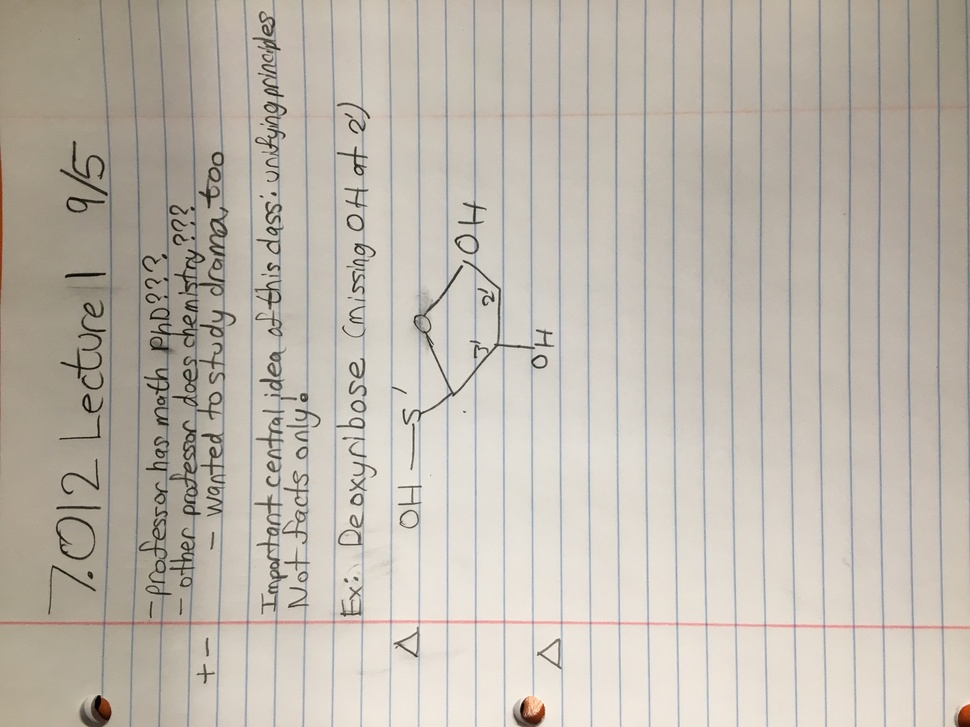
#> input picture test_cv.JPG, 970 x 727 px, shrunk from 4032 x 3024 before the run; the run also reads 1 picture not shown here
$ jupyter execute --allow-errors annotation.ipynb   (shell and % lines are left out)
#> lines starting #> are read from the running program, lines starting #| are printed output that depends on the picture; after the words box and inside, x2 and y2 are one past the last pixel; in counts of white or black regions, pixels touching at a corner belong together; long printed decimals are rounded
[cell 1]
import cv2
import numpy as np
from matplotlib import pyplot as plt
import os

[cell 2]
def get_image(file):
#> called with file = './test_cv.JPG'
    img = cv2.imread(file)
#> img is the input picture: shape (727, 970, 3); mean B, G, R 173, 183.3, 190.2
    if img.shape[0] < img.shape[1]:
        img = np.rot90(np.rot90(np.rot90(img)))
#> img: shape (970, 727, 3)
        cv2.imwrite("./rtmp.jpg", img)
        img = cv2.imread("./rtmp.jpg")
    return img

[cell 3]
def show(img, change_color = True):
    if change_color:
        plt.imshow(cv2.cvtColor(img, cv2.COLOR_BGR2RGB))
    else:
        plt.imshow(img)

[cell 4]
img = get_image("./test_cv.JPG")

[cell 5]
print(img.shape)
#| (970, 727, 3)

[cell 6]
show(img)

[cell 7]
gray = cv2.cvtColor(img,cv2.COLOR_BGR2GRAY)
edges = cv2.Canny(gray,50,150,apertureSize = 3)
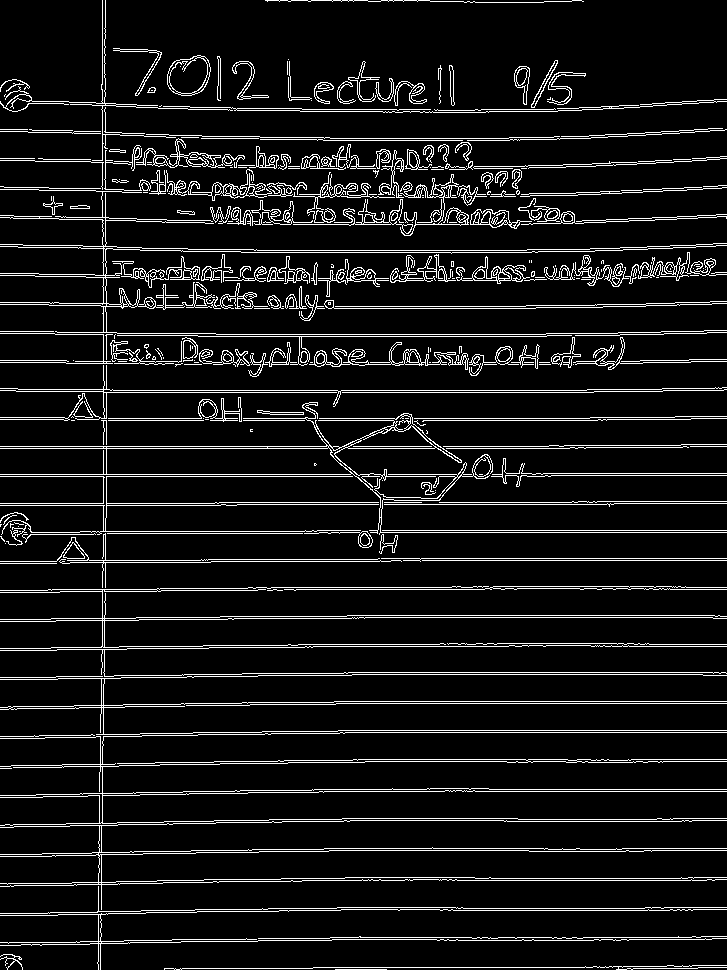
#> edges: shape (970, 727); 8.6% white in thin lines or dots
minLineLength = 100
maxLineGap = 10
lines = cv2.HoughLinesP(edges,1,np.pi/180,100,minLineLength,maxLineGap)
#> lines = 483 rows, first 6: [0, 446, 326, 446], [336, 703, 726, 703], [113, 390, 337, 390], [388, 474, 456, 474], [0, 476, 103, 476], [243, 420, 304, 420]
print(len(lines))
#| 483
for x1,y1,x2,y2 in lines[0]:
    cv2.line(img,(x1,y1),(x2,y2),(0,255,0),2)
#> this loop made 1 pass
#> img: shape (970, 727, 3); mean B, G, R 172.7, 183.4, 189.9
show(img)

[cell 8]
img = cv2.imread('dave.jpg')
gray = cv2.cvtColor(img,cv2.COLOR_BGR2GRAY)
#> gray: shape (727, 970)
show(gray, False)
edges = cv2.Canny(gray,50,150,apertureSize = 3)
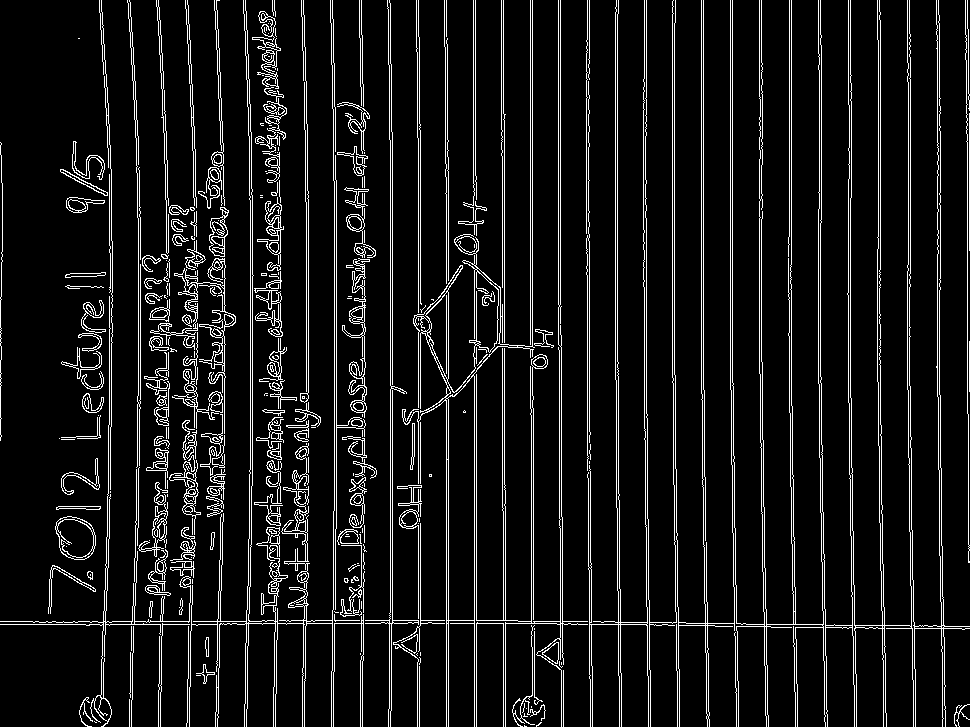
#> edges: shape (727, 970); 8.6% white in thin lines or dots
minLineLength = 100
maxLineGap = 10
lines = cv2.HoughLines(edges,1,np.pi/180,100,minLineLength,maxLineGap)
for rho,theta in lines[0]:
    a = np.cos(theta)
    b = np.sin(theta)
    x0 = a*rho
    y0 = b*rho
    x1 = int(x0 + 1000*(-b))
    y1 = int(y0 + 1000*(a))
    x2 = int(x0 - 1000*(-b))
    y2 = int(y0 - 1000*(a))

    cv2.line(img,(x1,y1),(x2,y2),(0,0,255),2)
#> this loop made 1 pass
#> (rho, theta, a, b, x0, y0, x1, y1) on pass 1: (446, 0, 1, 0, 446, 0, 446, 1000)
#> img: shape (727, 970, 3)

cv2.imwrite('houghlines5.jpg',img)
#> Out = True

[cell 9]
img = cv2.imread('dave.jpg')
average = img.mean(axis=0).mean(axis=0)
#> average = [173, 183.3, 190.2]
print(average)
#| [173.029 183.338 190.154]

[cell 10]
# [16 lines of commented-out code are left out]

[cell 11]
img = get_image("dave.jpg")
#> (the rest of this cell did not finish here and is left out)

#> (a cell that did not finish here is left out)

#> (a cell that did not finish here is left out)

[cell 14]
img = cv2.imread('dave.jpg')
gray = cv2.cvtColor(img,cv2.COLOR_BGR2GRAY)
edges = cv2.Canny(gray,50,150,apertureSize = 3)
minLineLength = 100
maxLineGap = 10
lines = cv2.HoughLines(edges,1,np.pi/180,100,minLineLength,maxLineGap)
for rho,theta in lines[0]:
    a = np.cos(theta)
    b = np.sin(theta)
    x0 = a*rho
    y0 = b*rho
    x1 = int(x0 + 1000*(-b))
    y1 = int(y0 + 1000*(a))
    x2 = int(x0 - 1000*(-b))
    y2 = int(y0 - 1000*(a))

    cv2.line(img,(x1,y1),(x2,y2),(0,0,255),2)

cv2.imwrite('houghlines5.jpg',edges)
#> Out = True

[cell 15]
cv2.imwrite('houghlines50.jpg',img)
#> Out = True

[cell 16]
for line in lines:
    for rho,theta in line:
        a = np.cos(theta)
        b = np.sin(theta)
        x0 = a*rho
        y0 = b*rho
        x1 = int(x0 + 1000*(-b))
        y1 = int(y0 + 1000*(a))
        x2 = int(x0 - 1000*(-b))
        y2 = int(y0 - 1000*(a))

    cv2.line(img,(x1,y1),(x2,y2),(0,0,255),2)
#> this loop made 5569 passes
#> line on passes 1 to 3: [[446, 0]], [[390, 0]], [[448, 0]]

[cell 17]
cv2.imwrite('houghlines50.jpg',img)
#> Out = True

[cell 18]
img = cv2.imread('dave.jpg')
gray = cv2.cvtColor(img,cv2.COLOR_BGR2GRAY)
edges = cv2.Canny(gray,50,150,apertureSize = 3)
minLineLength = 100
maxLineGap = 10
lines = cv2.HoughLinesP(edges,1,np.pi/180,100,minLineLength,maxLineGap)
#> lines = 502 rows, first 6: [446, 726, 446, 400], [418, 483, 418, 421], [448, 726, 448, 399], [392, 384, 392, 132], [617, 361, 617, 14], [589, 674, 589, 570]

[cell 19]
for line in lines:
    for x1,y1,x2,y2 in line:
        cv2.line(img,(x1,y1),(x2,y2),(0,255,0),2)
#> this loop made 502 passes
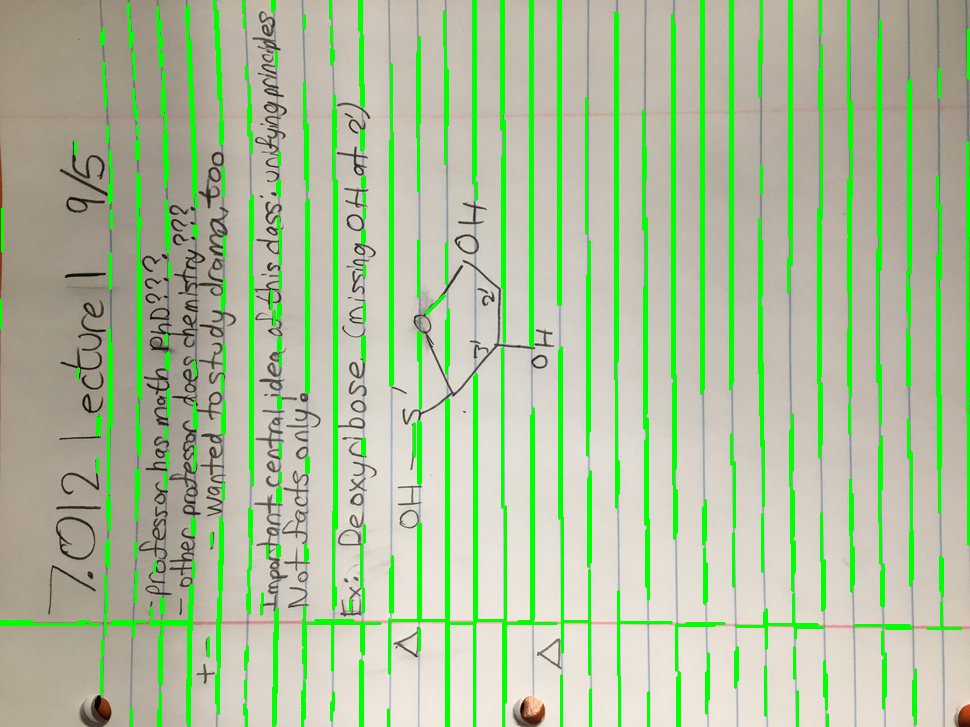
#> img: shape (727, 970, 3); 10.74% of pixels changed, all inside (x1, y1, x2, y2) = (0, 0, 970, 727)

cv2.imwrite('houghlines5.jpg', img)
#> Out = True

[cell 20]
cv2.imwrite('edges.jpg', edges)
#> Out = True

[cell 21]
img = cv2.imread('dave.jpg')
lower_red = np.array([110,50,50])
upper_red = np.array([130,255,255])

# Here we are defining range of bluecolor in HSV
# This creates a mask of blue coloured
# objects found in the frame.
#> (the rest of this cell did not finish here and is left out)

[cell 22]
img = get_image("dave.jpg")
img = img[:, 0:1000]
gray = cv2.cvtColor(img,cv2.COLOR_BGR2GRAY)
cv2.imwrite('gray.jpg', edges)
v = np.median(gray)
#> v = 188

sigma = 0.33
#---- apply automatic Canny edge detection using the computed median----
lower = int(max(0, (1.0 - sigma) * v))
#> lower = 125
upper = int(min(255, (1.0 + sigma) * v))
#> upper = 250
edges = cv2.Canny(gray, upper, 1.0)
#> edges: shape (970, 727); 7.8% white in thin lines or dots
cv2.imwrite('edges.jpg', edges)
#> Out = True

[cell 23]
boundaries = [
    ([17, 15, 50], [50, 56, 200]),
    ([86, 31, 4], [220, 88, 50]),
    ([25, 146, 190], [62, 174, 250]),
    ([103, 86, 65], [145, 133, 128])
]

[cell 24]
image = get_image("dave.jpg")
for (lower, upper) in boundaries:
    # create NumPy arrays from the boundaries
    lower = np.array(lower, dtype = "uint8")
    upper = np.array(upper, dtype = "uint8")

    # find the colors within the specified boundaries and apply
    # the mask
    mask = cv2.inRange(image, lower, upper)
    output = cv2.bitwise_and(image, image, mask = mask)

    cv2.imwrite("hello{}.jpg".format(lower[0]), output)

#     # show the images
#     cv2.imshow("images", np.hstack([image, output]))
#     cv2.waitKey(0)

[cell 25]
#--- performs Otsu threshold ---
def threshold(img, st):
#> called with st = 1
    ret, thresh = cv2.threshold(img, 0, 255, cv2.THRESH_BINARY | cv2.THRESH_OTSU)
#> thresh: shape (970, 727); 65.1% white; 768 black regions (694 under 20 px), largest, box (x1, y1, x2, y2) and area: (0, 0, 727, 360) 157601, (41, 700, 727, 970) 64297, (230, 252, 727, 297) 4356
#> ret = 164
#> img: shape (970, 727)
    cv2.imwrite(os.path.join(os.getcwd(), 'res_' + str(st) + '.jpg'), thresh)
    return  thresh

[cell 26]
img = get_image("dave.jpg")
# [7 lines of commented-out code are left out]

m1 = threshold(img[:,:,0], 1)   #--- threshold on blue channel
m2 = threshold(img[:,:,1], 2)   #--- threshold on green channel
#> in threshold (call 2), `ret, thresh = cv2.threshold(img, 0, 255, cv2.THRESH_BINARY | cv2.THRES..`: thresh: shape (970, 727); 63.1% white; 581 black regions (536 under 20 px), largest, box (x1, y1, x2, y2) and area: (0, 0, 727, 423) 169462, (0, 662, 727, 970) 74297, (198, 402, 727, 548) 5834
m3 = threshold(img[:,:,2], 3)   #--- threshold on red channel
#> in threshold (call 3), `ret, thresh = cv2.threshold(img, 0, 255, cv2.THRESH_BINARY | cv2.THRES..`: thresh: shape (970, 727); 63.2% white; 338 black regions (293 under 20 px), largest, box (x1, y1, x2, y2) and area: (0, 0, 727, 237) 153993, (0, 696, 727, 970) 68533, (103, 398, 727, 548) 8220

#--- adding up all the results above ---
res = cv2.add(m1, cv2.add(m2, m3))
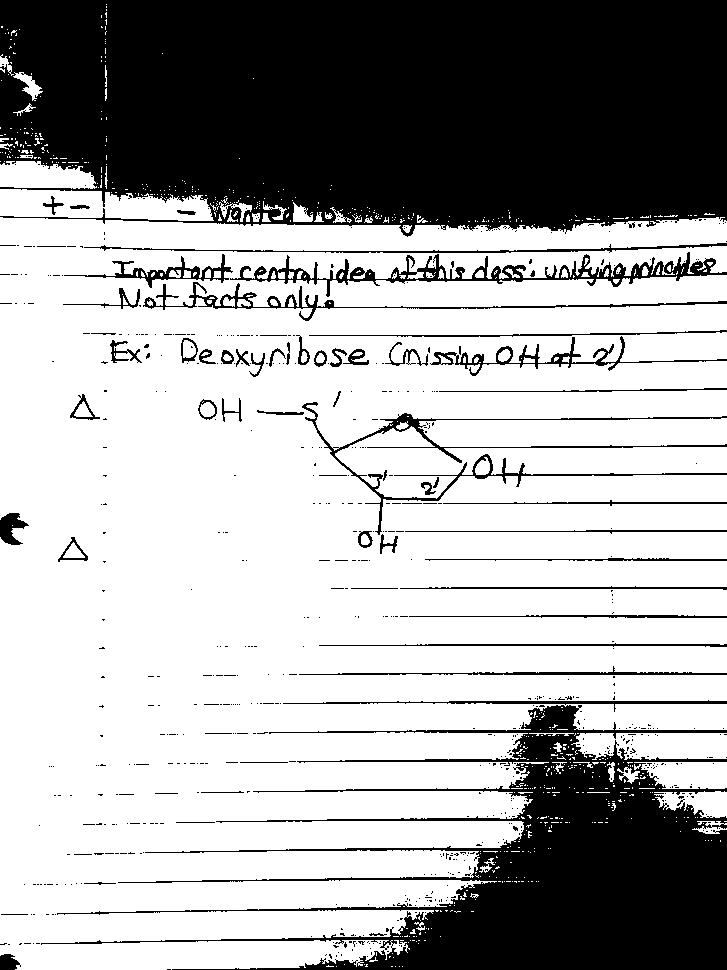
#> res: shape (970, 727); 66.3% white; 672 black regions (608 under 20 px), largest, box (x1, y1, x2, y2) and area: (0, 0, 727, 237) 152530, (41, 705, 727, 970) 58578, (230, 252, 727, 297) 4322
cv2.imwrite("final.jpg", res)
#> Out = True

[cell 27]
img = get_image("dave.jpg")
ret, thresh = cv2.threshold(img[:,:,1], 0, 255, cv2.THRESH_BINARY | cv2.THRESH_OTSU)
#> ret = 176
ret, thresh2 = cv2.threshold(img[:,:,2], 0, 255, cv2.THRESH_BINARY | cv2.THRESH_OTSU)
#> ret = 183
# res = cv2.add(m1, cv2.add(m2, m3))
# gray = cv2.cvtColor(thresh, cv2.COLOR_BGR2GRAY)
thresh = cv2.bitwise_xor(thresh, thresh2)
#> thresh: shape (970, 727); 2.6% white in thin lines or dots
cv2.imwrite('thresh.jpg',thresh)
edges = cv2.Canny(thresh,50,150,apertureSize = 3)
#> edges: shape (970, 727); 4.3% white in thin lines or dots
cv2.imwrite('edges.jpg', edges)
minLineLength = 1000
maxLineGap = 10

# thresh = cv2.bitwise_not(thresh)
lines = cv2.HoughLinesP(thresh,1,np.pi/180,100,minLineLength,maxLineGap)
#> lines = 107 rows, first 6: [491, 532, 501, 532], [105, 361, 105, 335], [101, 793, 101, 766], [403, 504, 420, 504], [103, 646, 103, 621], [581, 532, 604, 532]
for line in lines:
    for x1,y1,x2,y2 in line:
        cv2.line(img,(x1,y1),(x2,y2),(0,255,0),2)
#> this loop made 107 passes
#> line on passes 1 to 12: [[491, 532, 501, 532]], [[105, 361, 105, 335]], [[101, 793, 101, 766]], [[403, 504, 420, 504]], [[103, 646, 103, 621]], [[581, 532, 604, 532]], [[104, 557, 104, 534]], [[308, 504, 378, 504]], [[105, 303, 105, 278]], [[101, 191, 101, 201]], [[104, 442, 104, 432]], [[98, 940, 98, 914]]
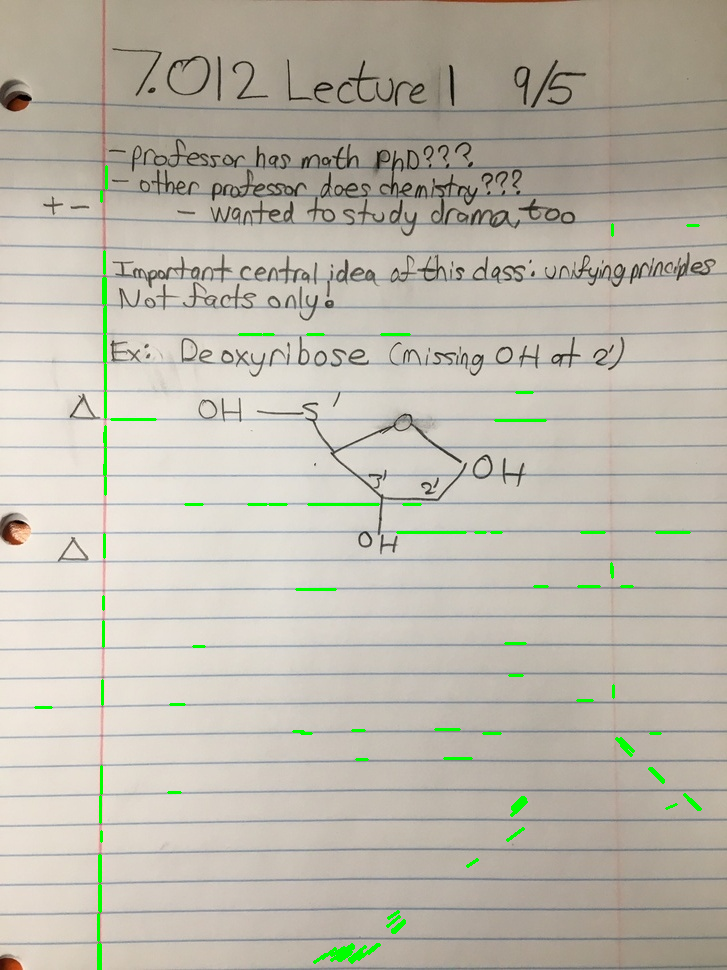
#> img: shape (970, 727, 3); mean B, G, R 171.6, 184, 188.6

cv2.imwrite('houghlines5.jpg',img)
#> Out = True

[cell 28]
mxline = None
best = 0
for line in lines:
    if abs(line[0][1] - line[0][3]) > best:
        mxline = line
        best = abs(line[0][1] - line[0][3])
#> this loop made 107 passes
#> (mxline, best) on passes 2 to 3: ([[105, 361, 105, 335]], 26), ([[101, 793, 101, 766]], 27)
#> after the loop, best = 27

[cell 29]
print(mxline)
#| [[101 793 101 766]]

[cell 30]
img = get_image('dave.jpg')

# cv2.imread('dave.jpg')
gray = cv2.cvtColor(img,cv2.COLOR_BGR2GRAY)
edges = cv2.Canny(gray,50,150,apertureSize = 3)
minLineLength = 100
maxLineGap = 10
lines = cv2.HoughLinesP(thresh,1,np.pi/180,100,minLineLength,maxLineGap)
for line in lines:
    for x1,y1,x2,y2 in line:
        cv2.line(img,(x1,y1),(x2,y2),(0,255,0),2)

cv2.imwrite('houghlines50.jpg',img)
#> Out = True

[cell 31]
print(len(lines))
#| 107

[cell 32]
lines2 = [line for line in lines if abs(line[0][0] - line[0][2]) <= 10]
#> lines2 = 53 items, first 6: [[491, 532, 501, 532]], [[105, 361, 105, 335]], [[101, 793, 101, 766]], [[103, 646, 103, 621]], [[104, 557, 104, 534]], [[105, 303, 105, 278]]

[cell 33]
img = get_image("dave.jpg")
print(img.shape)
#| (970, 727, 3)
img = img[:, 0:img.shape[1] // 3]
#> img: shape (970, 242, 3)

ret, thresh = cv2.threshold(img[:,:,1], 0, 255, cv2.THRESH_BINARY | cv2.THRESH_OTSU)
#> thresh: shape (970, 242); 72.1% white; 74 black regions (57 under 20 px), largest, box (x1, y1, x2, y2) and area: (0, 0, 242, 970) 62813, (0, 513, 31, 545) 670, (110, 398, 242, 422) 377
#> ret = 186
ret, thresh2 = cv2.threshold(img[:,:,2], 0, 255, cv2.THRESH_BINARY | cv2.THRESH_OTSU)
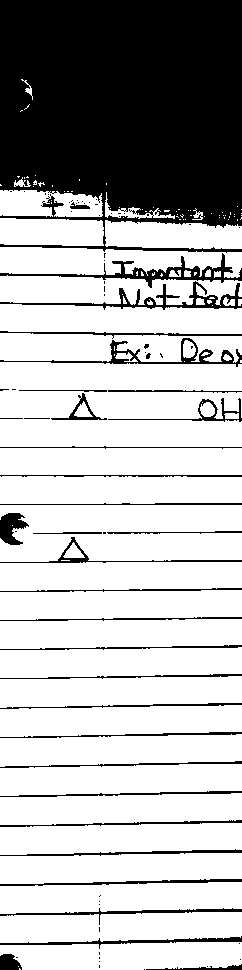
#> thresh2: shape (970, 242); 71.8% white; 86 black regions (51 under 20 px), largest, box (x1, y1, x2, y2) and area: (0, 0, 242, 253) 51283, (0, 253, 242, 288) 1499, (0, 281, 242, 310) 1302
#> ret = 194
# res = cv2.add(m1, cv2.add(m2, m3))
# gray = cv2.cvtColor(thresh, cv2.COLOR_BGR2GRAY)
thresh = cv2.bitwise_xor(thresh, thresh2)
#> thresh: shape (970, 242); 2.1% white in thin lines or dots
cv2.imwrite('thresh.jpg',thresh)
edges = cv2.Canny(thresh,50,150,apertureSize = 3)
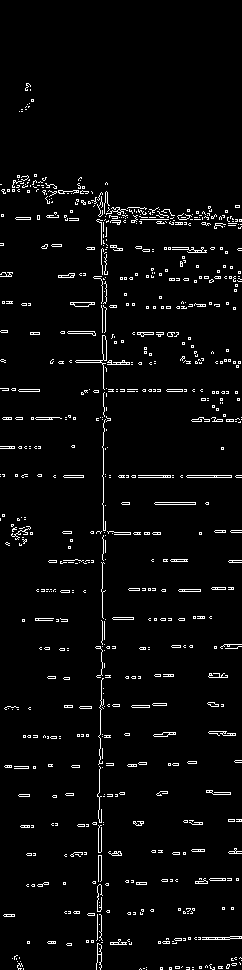
#> edges: shape (970, 242); 3.5% white in thin lines or dots
cv2.imwrite('edges.jpg', edges)
minLineLength = 1000
maxLineGap = 10

lines = cv2.HoughLinesP(thresh,1,np.pi/180,100,minLineLength,maxLineGap)
#> lines = 36 rows, first 6: [103, 617, 103, 592], [101, 734, 101, 709], [98, 939, 98, 914], [104, 589, 104, 563], [105, 445, 105, 420], [101, 822, 101, 796]
lines = [line for line in lines if abs(line[0][0] - line[0][2]) <= 10]
#> lines = 34 items, first 6: [[103, 617, 103, 592]], [[101, 734, 101, 709]], [[98, 939, 98, 914]], [[104, 589, 104, 563]], [[105, 445, 105, 420]], [[101, 822, 101, 796]]

for line in lines:
    for x1,y1,x2,y2 in line:
        cv2.line(img,(x1,y1),(x2,y2),(0,255,0),2)
#> this loop made 34 passes
#> line on passes 1 to 12: [[103, 617, 103, 592]], [[101, 734, 101, 709]], [[98, 939, 98, 914]], [[104, 589, 104, 563]], [[105, 445, 105, 420]], [[101, 822, 101, 796]], [[104, 360, 104, 336]], [[105, 417, 105, 392]], [[100, 822, 100, 796]], [[103, 702, 103, 678]], [[104, 474, 104, 448]], [[105, 502, 105, 477]]
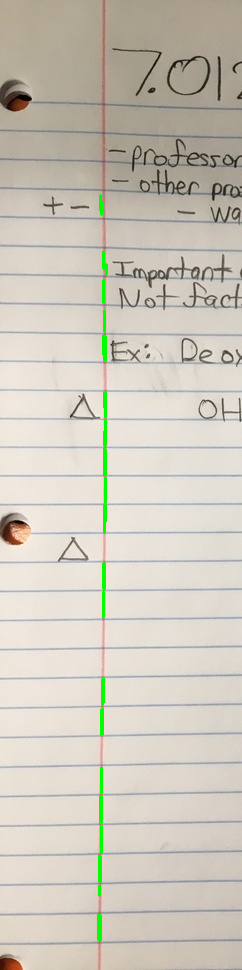
#> img: shape (970, 242, 3); mean B, G, R 188, 200.2, 205.4
cv2.imwrite('houghlines50.jpg',img)
#> Out = True

[cell 34]
avgx = np.average([line[0][0] for line in lines])
#> avgx = 102.6
print(int(avgx))
#| 102

img = img[:, 0:int(avgx)]
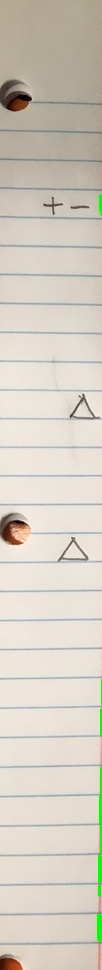
#> img: shape (970, 102, 3); mean B, G, R 193.4, 205.7, 212.1

cv2.imwrite('actualfinal.jpg',img)
#> Out = True
